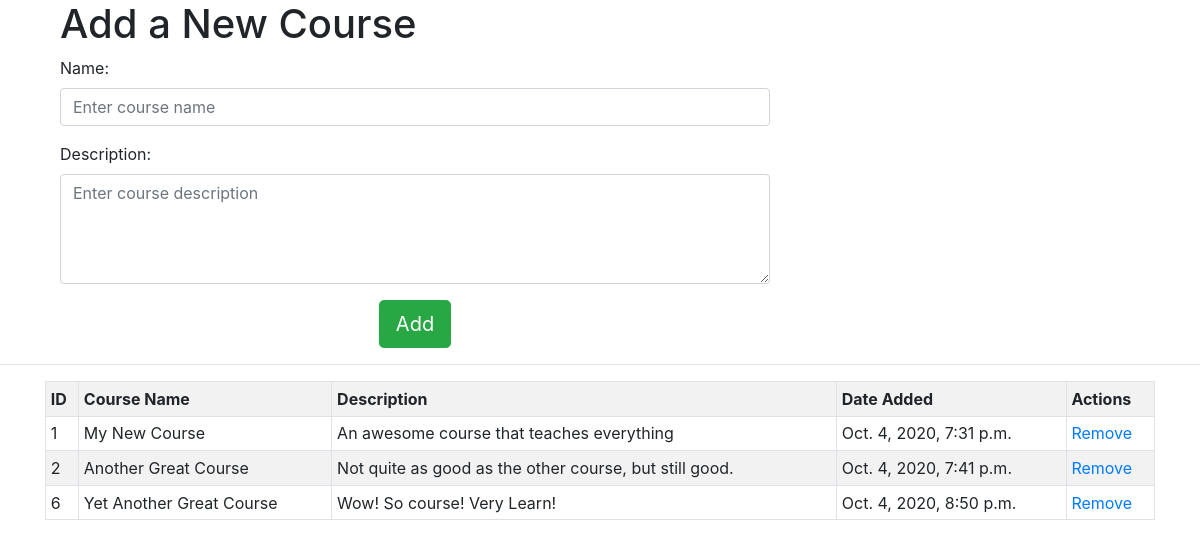
The page / on the database its author committed.
### courses/models.py (models this page shows)
class Course(models.Model):
    course_name = models.CharField(max_length=255)
    created_at = models.DateTimeField(auto_now_add=True)
    updated_at = models.DateTimeField(auto_now=True)
    objects = CourseManager()

class Description(models.Model):
    desc = models.TextField()
    course = models.OneToOneField(Course, related_name="description", on_delete=models.CASCADE)
    created_at = models.DateTimeField(auto_now_add=True)
    updated_at = models.DateTimeField(auto_now=True)

### courses/views.py (the view)
# urls.py: path('', views.index),
def index(request):
    context = {
        'all_courses': Course.objects.all(),
    }
    return render(request, 'index.html', context)

### courses/templates/index.html (shortened to what this page needs)
<!doctype html>
<html lang="en">
<head>
    {% load static %}
    <link rel="stylesheet" href="{% static '/css/bootstrap.css' %}">
</head>
<body>
    <div class="container">
        <div class="col-md-8">
            <h1 class="page-header">Add a New Course</h1>
            <form action="/create" method="POST">
                <div class="form-group">
                    <label>Name:</label>
                    <input type="text" class="form-control" name="course_name" placeholder="Enter course name">
                </div>
                <div class="form-group">
                    <label>Description:</label>
                    <textarea name="description" id="description" cols="30" rows="4" class="form-control"
                        placeholder="Enter course description"></textarea>
                </div>
                <div class="row justify-content-center">
                    <input type="submit" class="btn btn-success btn-lg" value="Add">
                </div>
            </form>
        </div>
    </div>
    <hr>
    <div class="container">
        <table class="table table-striped table-bordered table-hover table-sm table-condensed">
                <tr>
                    <th scope="col">ID</th>
                    <th scope="col">Course Name</th>
                    <th scope="col">Description</th>
                    <th scope="col">Date Added</th>
                    <th scope="col">Actions</th>
                </tr>
                {% for course in all_courses %}
                <tr>
                    <td>{{course.id}}</td>
                    <td>{{course.course_name}}</td>
                    <td>{{course.description.desc}}</td>
                    <td>{{course.created_at}}</td>
                    <td><a href="/courses/destroy/{{course.id}}">Remove</a></td>
                </tr>
                {% endfor %}
        </table>
    </div>
</body>
</html>

### rows shown on the page
Course: id "1", course_name "My New Course", description.desc "An awesome course that teaches everything", created_at "Oct. 4, 2020, 7:31 p.m."
Course: id "2", course_name "Another Great Course", description.desc "Not quite as good as the other course, but still good.", created_at "Oct. 4, 2020, 7:41 p.m."
Course: id "6", course_name "Yet Another Great Course", description.desc "Wow! So course! Very Learn!", created_at "Oct. 4, 2020, 8:50 p.m."
